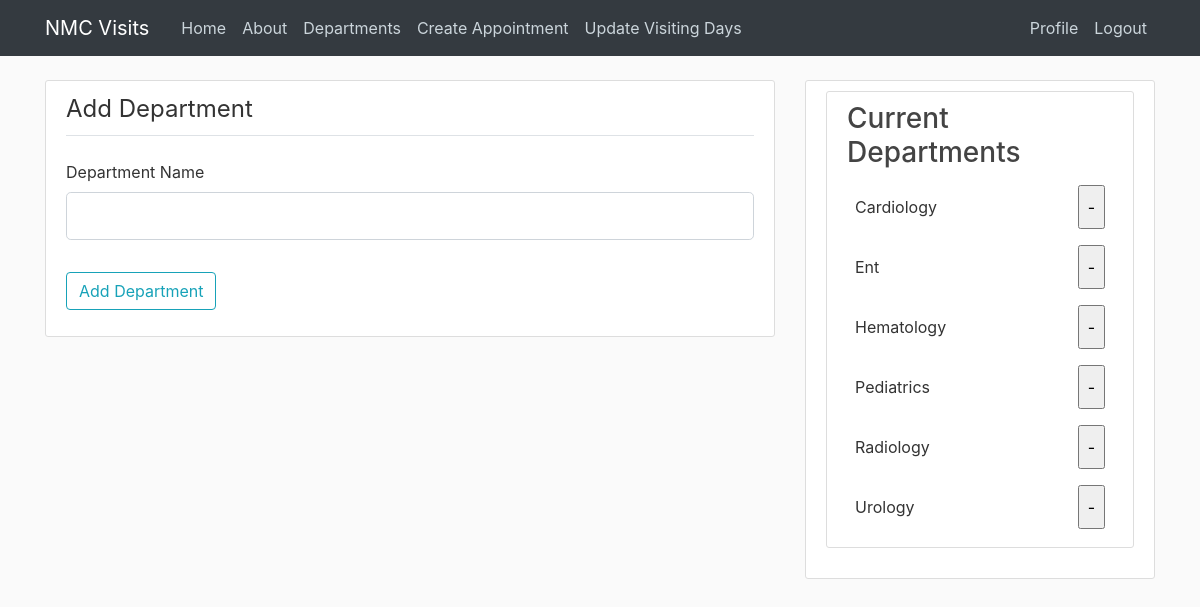
Screenshot of /departments (signed in) with the database file from the repository.
### nmcvisits/models.py (models this page shows, shortened)
class Departments(db.Model):
    id = db.Column(db.Integer, primary_key=True)
    departmentName = db.Column(db.String(50), nullable=False)

### nmcvisits/routes.py (the view)
@app.route("/departments", methods=["GET", "POST"])
@login_required
def departments():
    departments = getDepartments()
    form = AddDepartments()
    if form.validate_on_submit():
        department = Departments(departmentName = form.department.data.strip().title())
        db.session.add(department)
        db.session.commit()
        return redirect(url_for("departments"))
    return render_template("departments.html", departments=departments, sidebar = True, form=form)

### nmcvisits/forms.py (shortened to what this page needs)
class AddDepartments(FlaskForm):
    department = StringField("Department Name", validators=[DataRequired(), Length(min=2, max=100)])
    submit = SubmitField('Add Department')

### nmcvisits/helpers.py (called while the page is built)
def getDepartments():
    departments = []
    for row in Departments.query.all():
        departments.append(row.departmentName)
        departments.sort()
    return departments

### nmcvisits/models.py (called while the page is built)
@login_manager.user_loader
def load_user(user_id):
    return User.query.get(int(user_id))

### nmcvisits/templates/departments.html (shortened to what this page needs)
{% extends "layout.html" %}
{% block body %}
    <div class="content-section">
        <form method="Post" action="{{url_for('departments')}}">
            <fieldset class="form-group">
                <legend class="border-bottom mb-4 pb-2">Add Department</legend>
                <div class="form-group">
                    {{ form.department.label(class="form-control-label") }}
                    {% if form.department.errors %}
                        {{ form.department(class="form-control form-control-lg is-invalid") }}
                        <div class="invalid-feedback">
                            {% for error in form.department.errors %}
                                <span>{{ error }}</span>
                            {% endfor %}
                        </div>
                    {% else %}
                        {{ form.department(class="form-control form-control-lg") }}
                    {% endif %}
                </div>
            </fieldset>
            <div class="form-group">
                {{ form.submit(class="btn btn-outline-info") }}
            </div>
        </form>
    </div>
{% endblock %}
{% block side %}
<div class="content-section">
    <h3>Current Departments</h3>
        <ul class="list-group">
            {% for department in departments %}
                    <form class="d-flex flex-row p-2" method="Post" action="{{url_for('deleteDepartment')}}">
                        <div class="d-flex align-self-stretch align-items-center">
                            <li class="d-flex">{{department}}</li>
                        </div>
                        <div class="d-flex ml-auto align-items-center">
                            <input class="p-2" type="submit" value="-">
                        </div>
                    </form>
            {% endfor %}
        </ul>
</div>
{% endblock %}

### nmcvisits/static/styles.css (style rules this page uses)
body { background: #fafafa; color: #333333; margin-top: 5rem; }
h1, h2, h3, h4, h5, h6 { color: #444444; }
.content-section { background: #ffffff; padding: 10px 20px; border: 1px solid #dddddd; border-radius: 3px; margin-bottom: 20px; }

### rows the page displays
Departments: departmentName "Cardiology"
Departments: departmentName "Ent"
Departments: departmentName "Hematology"
Departments: departmentName "Pediatrics"
Departments: departmentName "Radiology"
Departments: departmentName "Urology"
